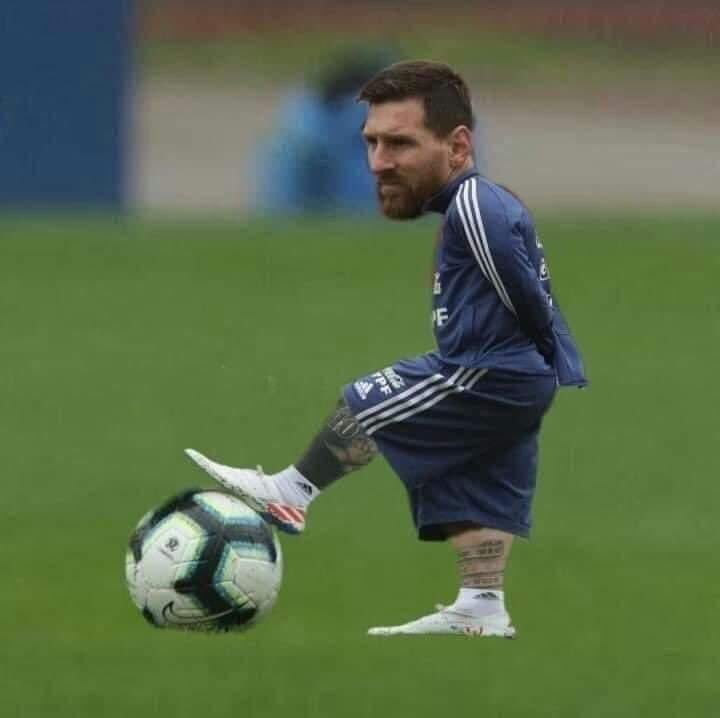
#> input picture 1_resim_ice_aktar/messi.jpg, 720 x 718 px
$ python resim_ice_aktarma_spyd.py
#> lines starting #> are read from the running program, lines starting #| are printed output that depends on the picture
import cv2

#ice aktarma
img = cv2.imread("messi.jpg", 0)     #buradaki sıfır resmi siyah beyaz yani gri olarak aktarmayı saglar
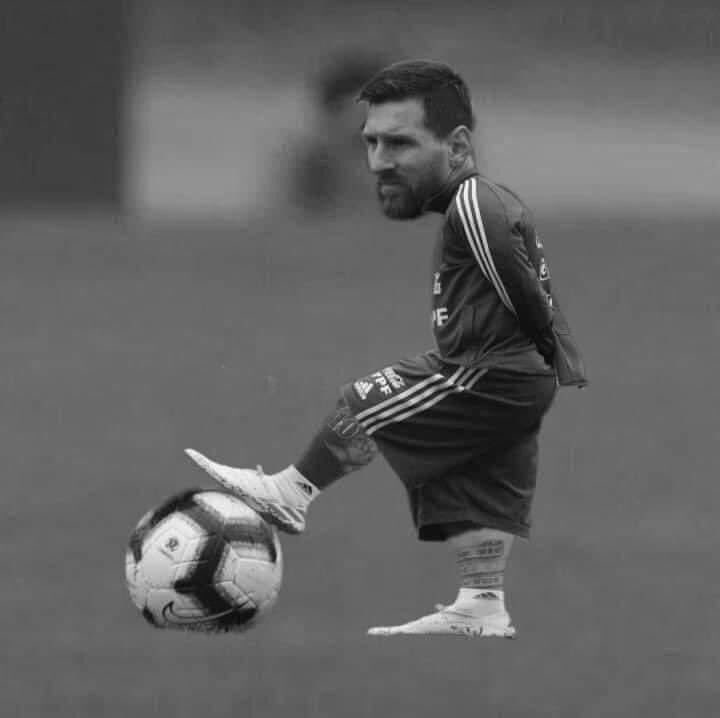
#> img: shape (718, 720); min 2, max 252, mean 98.5

#gorsellestirme
cv2.imshow("Ilk Resim", img)


#esc ye basınca cikis yapan s ye basınca kaydeden kodumuz.
k = cv2.waitKey(0) &0xFF
#> (key Esc is pressed here)
if k == 27:       #27 klavyedeki esc tuşunun sayısal degeridir.
    cv2.destroyAllWindows()
elif k == ord('s'):
    cv2.imwrite("messi_gray.jpg", img)
    cv2.destroyAllWindows()
